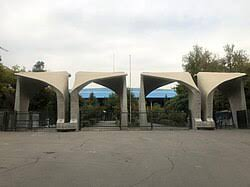
%> input picture CA3/q1/UT_IMAGE.jfif, 250 x 187 px
$ octave p1.m   (GNU Octave 9; MATLAB toolbox functions it lacks are replaced by stand-ins)
%> lines starting %> are read from the running program, lines starting %| are printed output that depends on the picture; in (x1, y1, x2, y2) boxes, pixels count from 0 and x2, y2 are one past the last pixel; in counts of white or black regions, pixels touching at a corner belong together; the program's own positions count from 1
### CA3/q1/coding.m
function [encodedImage]=coding(msg,grayImage,charMap)

msgLength = length(msg);
msgBin = cell(1, msgLength);

for i = 1:msgLength
    character = msg(i);
    index = strcmp(character, charMap(1, :));
    msgBin{i} = charMap{2, index};
end

binaryMsg = cell2mat(msgBin);
binaryMsgLength = length(binaryMsg);

encodedImage = grayImage;
for i = 1:binaryMsgLength
    pixelValue = grayImage(i);
    pixelBin = dec2bin(pixelValue);
    modifiedBin = pixelBin;
    modifiedBin(end) = binaryMsg(i);
    encodedImage(i) = bin2dec(modifiedBin);
end
end

### CA3/q1/p1.m
imageData = imread('UT_IMAGE.jfif');
%> imageData is the input picture: size 187x250x3 uint8; mean R, G, B 152.8, 151.2, 142.5
grayImage = rgb2gray(imageData);
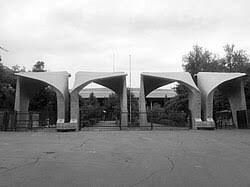
%> grayImage: size 187x250 uint8; min 0, max 255, mean 150.6

numChannels = 32;
charMap = cell(2, numChannels);
alphabet = 'ABCDEFGHIJKLMNOPQRSTUVWXYZ ,;?.!';

for i = 1:numChannels
    charMap{1, i} = alphabet(i);
    charMap{2, i} = dec2bin(i - 1, 5);
end

msg = 'SIGNAL;';

encodedImage = coding(msg,grayImage,charMap);
%> the loop in coding, `for i = 1:binaryMsgLength` made 35 passes
%> (pixelValue, pixelBin) on passes 1 to 12: (238, '11101110'), (238, '11101110'), (238, '11101110'), (238, '11101110'), (237, '11101101'), (237, '11101101'), (237, '11101101'), (237, '11101101'), (240, '11110000'), (240, '11110000'), (240, '11110000'), (240, '11110000')
%> after the loop in coding, `for i = 1:binaryMsgLength`: encodedImage: size 187x250 uint8; 0.03% of pixels changed, all inside (x1, y1, x2, y2) = (0, 0, 1, 35)
%> after the loop in coding, `for i = 1:binaryMsgLength`: modifiedBin = '11101010'
subplot(1, 2, 1);
imshow(grayImage);
title('Original Image');

subplot(1, 2, 2);
imshow(encodedImage);
title('Encoded Image');


%> (the run ends here)
